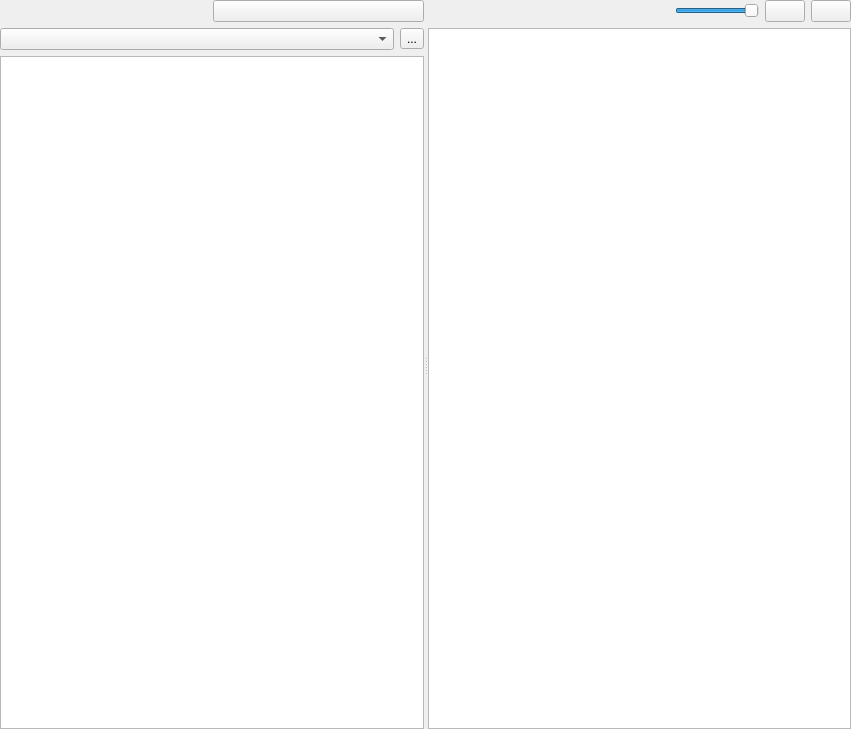
<?xml version="1.0" encoding="UTF-8"?>
<ui version="4.0">
 <class>AssetBrowserWidget</class>
 <widget class="QWidget" name="AssetBrowserWidget">
  <property name="geometry">
   <rect>
    <x>0</x>
    <y>0</y>
    <width>851</width>
    <height>729</height>
   </rect>
  </property>
  <property name="windowTitle">
   <string>Form</string>
  </property>
  <layout class="QVBoxLayout" name="RootLayout" stretch="0">
   <property name="leftMargin">
    <number>0</number>
   </property>
   <property name="topMargin">
    <number>0</number>
   </property>
   <property name="rightMargin">
    <number>0</number>
   </property>
   <property name="bottomMargin">
    <number>0</number>
   </property>
   <item>
    <widget class="QSplitter" name="splitter">
     <property name="sizePolicy">
      <sizepolicy hsizetype="Expanding" vsizetype="Preferred">
       <horstretch>0</horstretch>
       <verstretch>0</verstretch>
      </sizepolicy>
     </property>
     <property name="orientation">
      <enum>Qt::Horizontal</enum>
     </property>
     <property name="childrenCollapsible">
      <bool>false</bool>
     </property>
     <widget class="QWidget" name="layoutWidget">
      <layout class="QVBoxLayout" name="verticalLayout" stretch="0,0,1">
       <item>
        <layout class="QHBoxLayout" name="horizontalLayout">
         <property name="spacing">
          <number>1</number>
         </property>
         <item>
          <widget class="xiiQtSearchWidget" name="SearchWidget" native="true"/>
         </item>
         <item>
          <widget class="QPushButton" name="ButtonShowItemsSubFolders">
           <property name="toolTip">
            <string>Show/Hide items in sub-folders</string>
           </property>
           <property name="text">
            <string/>
           </property>
           <property name="icon">
            <iconset resource="../QtResources/resources.qrc">
             <normaloff>:/EditorFramework/Icons/ObjectsHidden.svg</normaloff>
             <normalon>:/EditorFramework/Icons/ObjectsVisible.svg</normalon>:/EditorFramework/Icons/ObjectsHidden.svg</iconset>
           </property>
           <property name="checkable">
            <bool>true</bool>
           </property>
          </widget>
         </item>
        </layout>
       </item>
       <item>
        <layout class="QHBoxLayout" name="horizontalLayout_2">
         <item>
          <widget class="QComboBox" name="TypeFilter"/>
         </item>
         <item>
          <widget class="QToolButton" name="ResetTypeFilter">
           <property name="toolTip">
            <string>Reset the type filter to show all assets.</string>
           </property>
           <property name="text">
            <string>...</string>
           </property>
           <property name="icon">
            <iconset resource="../../../Tools/Libs/GuiFoundation/QtResources/resources.qrc">
             <normaloff>:/GuiFoundation/Icons/Undo.svg</normaloff>:/GuiFoundation/Icons/Undo.svg</iconset>
           </property>
          </widget>
         </item>
        </layout>
       </item>
       <item>
        <widget class="QSplitter" name="LeftSplitter">
         <property name="orientation">
          <enum>Qt::Vertical</enum>
         </property>
         <widget class="eqQtAssetBrowserFolderView" name="TreeFolderFilter">
          <property name="uniformRowHeights">
           <bool>true</bool>
          </property>
          <property name="sortingEnabled">
           <bool>true</bool>
          </property>
          <property name="headerHidden">
           <bool>true</bool>
          </property>
          <column>
           <property name="text">
            <string notr="true">1</string>
           </property>
          </column>
         </widget>
        </widget>
       </item>
      </layout>
     </widget>
     <widget class="QWidget" name="layoutWidget2">
      <layout class="QVBoxLayout" name="verticalLayout_2" stretch="0,0">
       <item>
        <layout class="QHBoxLayout" name="ToolBarLayout">
         <item>
          <spacer name="horizontalSpacer">
           <property name="orientation">
            <enum>Qt::Horizontal</enum>
           </property>
           <property name="sizeHint" stdset="0">
            <size>
             <width>40</width>
             <height>0</height>
            </size>
           </property>
          </spacer>
         </item>
         <item>
          <widget class="QSlider" name="IconSizeSlider">
           <property name="sizePolicy">
            <sizepolicy hsizetype="Preferred" vsizetype="Preferred">
             <horstretch>0</horstretch>
             <verstretch>0</verstretch>
            </sizepolicy>
           </property>
           <property name="minimum">
            <number>10</number>
           </property>
           <property name="maximum">
            <number>100</number>
           </property>
           <property name="value">
            <number>100</number>
           </property>
           <property name="orientation">
            <enum>Qt::Horizontal</enum>
           </property>
           <property name="invertedControls">
            <bool>false</bool>
           </property>
          </widget>
         </item>
         <item>
          <widget class="QPushButton" name="ButtonListMode">
           <property name="toolTip">
            <string>Display Items as a List</string>
           </property>
           <property name="text">
            <string/>
           </property>
           <property name="icon">
            <iconset resource="../QtResources/resources.qrc">
             <normaloff>:/EditorFramework/Icons/ListView.svg</normaloff>:/EditorFramework/Icons/ListView.svg</iconset>
           </property>
           <property name="checkable">
            <bool>true</bool>
           </property>
          </widget>
         </item>
         <item>
          <widget class="QPushButton" name="ButtonIconMode">
           <property name="toolTip">
            <string>Display Items as Icons</string>
           </property>
           <property name="text">
            <string/>
           </property>
           <property name="icon">
            <iconset resource="../QtResources/resources.qrc">
             <normaloff>:/EditorFramework/Icons/IconView.svg</normaloff>:/EditorFramework/Icons/IconView.svg</iconset>
           </property>
           <property name="checkable">
            <bool>true</bool>
           </property>
          </widget>
         </item>
        </layout>
       </item>
       <item>
        <widget class="xiiQtAssetBrowserView" name="ListAssets">
         <property name="contextMenuPolicy">
          <enum>Qt::CustomContextMenu</enum>
         </property>
         <property name="editTriggers">
          <set>QAbstractItemView::EditKeyPressed</set>
         </property>
         <property name="dragEnabled">
          <bool>true</bool>
         </property>
         <property name="dragDropMode">
          <enum>QAbstractItemView::DragOnly</enum>
         </property>
         <property name="alternatingRowColors">
          <bool>false</bool>
         </property>
         <property name="selectionMode">
          <enum>QAbstractItemView::ExtendedSelection</enum>
         </property>
         <property name="verticalScrollMode">
          <enum>QAbstractItemView::ScrollPerPixel</enum>
         </property>
        </widget>
       </item>
      </layout>
     </widget>
    </widget>
   </item>
  </layout>
 </widget>
 <customwidgets>
  <customwidget>
   <class>xiiQtAssetBrowserView</class>
   <extends>QListView</extends>
   <header location="global">EditorFramework/Assets/AssetBrowserView.moc.h</header>
  </customwidget>
  <customwidget>
   <class>xiiQtSearchWidget</class>
   <extends>QWidget</extends>
   <header location="global">GuiFoundation/Widgets/SearchWidget.moc.h</header>
   <container>1</container>
  </customwidget>
  <customwidget>
   <class>eqQtAssetBrowserFolderView</class>
   <extends>QTreeWidget</extends>
   <header location="global">EditorFramework/Assets/AssetBrowserFolderView.moc.h</header>
  </customwidget>
 </customwidgets>
 <tabstops>
  <tabstop>ListAssets</tabstop>
  <tabstop>TreeFolderFilter</tabstop>
  <tabstop>IconSizeSlider</tabstop>
  <tabstop>ButtonListMode</tabstop>
  <tabstop>ButtonIconMode</tabstop>
 </tabstops>
 <resources>
  <include location="../../../Tools/Libs/GuiFoundation/QtResources/resources.qrc"/>
  <include location="../QtResources/resources.qrc"/>
 </resources>
 <connections/>
</ui>
